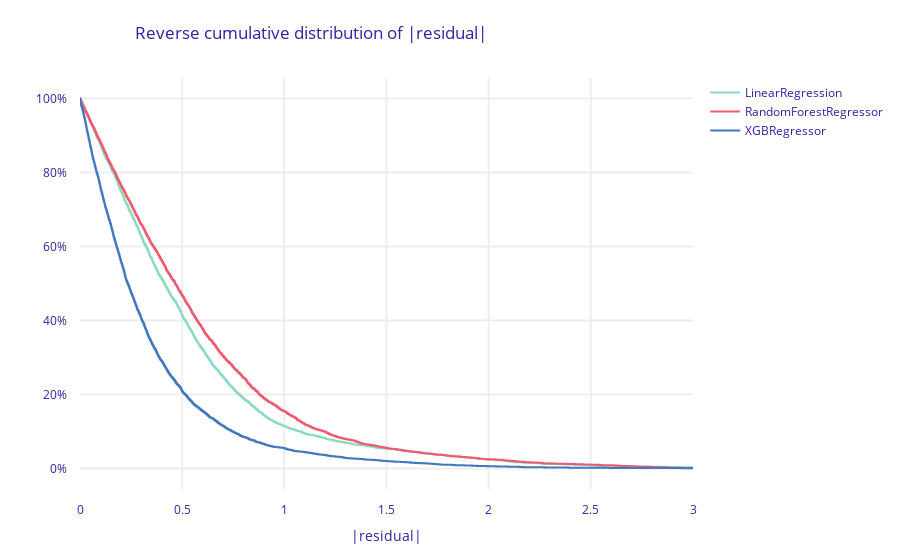

This figure's notebook cell:
### Code cell
fig = lr_perf.plot([rf_perf, xgb_perf], show=False)
fig.update_layout(xaxis_range=[0, 3])

### Figure 1 — Plotly figure (JSON) as saved in the notebook; plotly's stock layout.template omitted (floating-point values rounded to 4 significant figures; data arrays with more than 128 entries replaced by an {"elided": "..."} marker saying what was removed)
{"data": [{"line": {"shape": "hv"}, "marker": {"color": "#8bdcbe"}, "name": "LinearRegression", "type": "scatter", "x": {"elided": "5160 float values"}, "y": {"elided": "5160 float values"}}, {"line": {"shape": "hv"}, "marker": {"color": "#f05a71"}, "name": "RandomForestRegressor", "type": "scatter", "x": {"elided": "5160 float values"}, "y": {"elided": "5160 float values"}}, {"line": {"shape": "hv"}, "marker": {"color": "#4378bf"}, "name": "XGBRegressor", "type": "scatter", "x": {"elided": "5159 float values"}, "y": {"elided": "5159 float values"}}], "layout": {"font": {"color": "#371ea3"}, "margin": {"b": 71, "r": 30, "t": 78}, "title": {"text": "Reverse cumulative distribution of |residual|", "x": 0.15}, "xaxis": {"automargin": true, "fixedrange": true, "gridwidth": 2, "range": [0, 3], "tickcolor": "white", "ticklen": 10, "ticks": "outside", "title": {"text": "|residual|"}, "type": "linear", "zeroline": false}, "yaxis": {"automargin": true, "fixedrange": true, "gridwidth": 2, "tickcolor": "white", "tickformat": ",.0%", "ticklen": 10, "ticks": "outside", "type": "linear", "zeroline": false}}}
